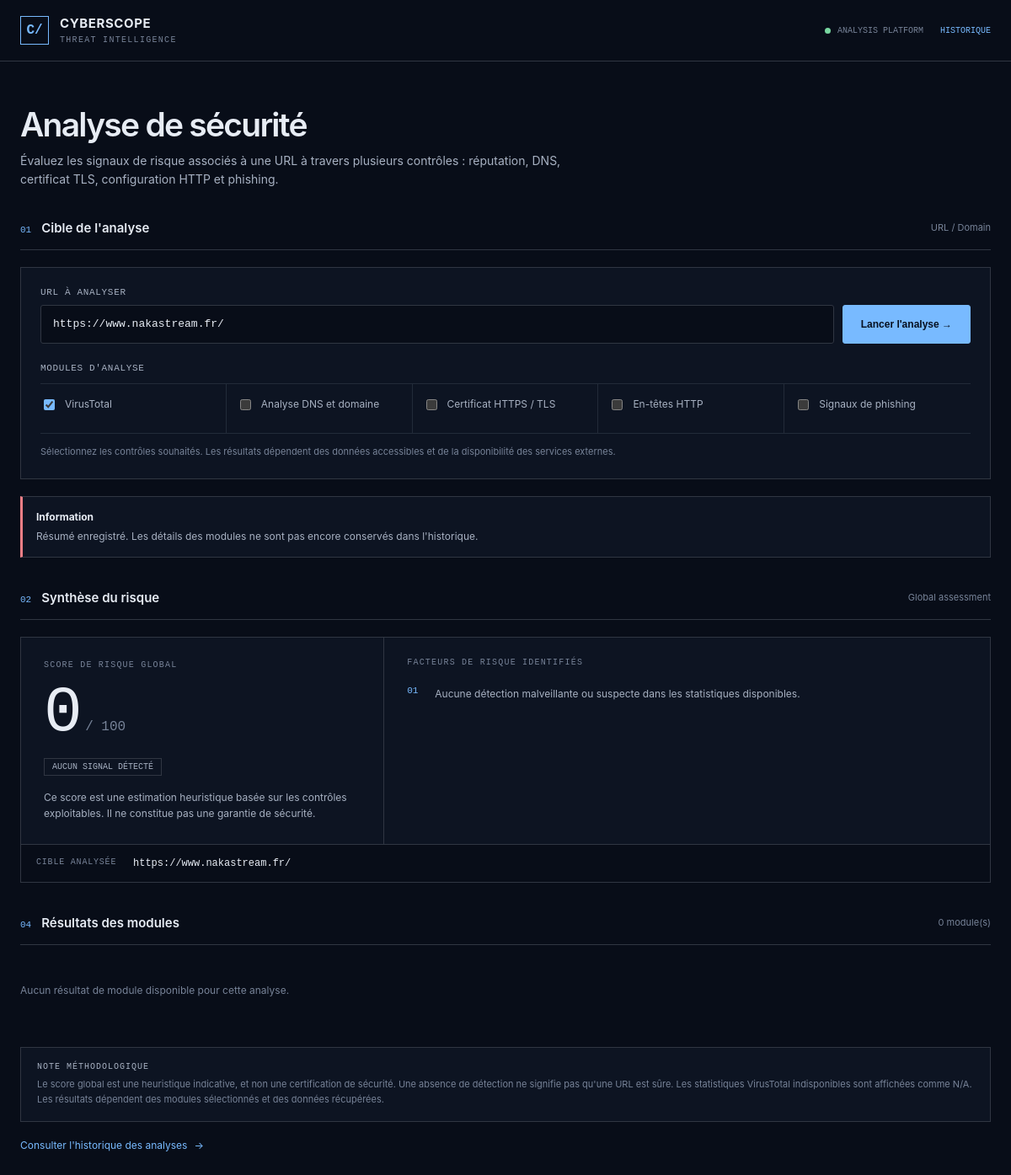
Before: /history/2 with the older database file.
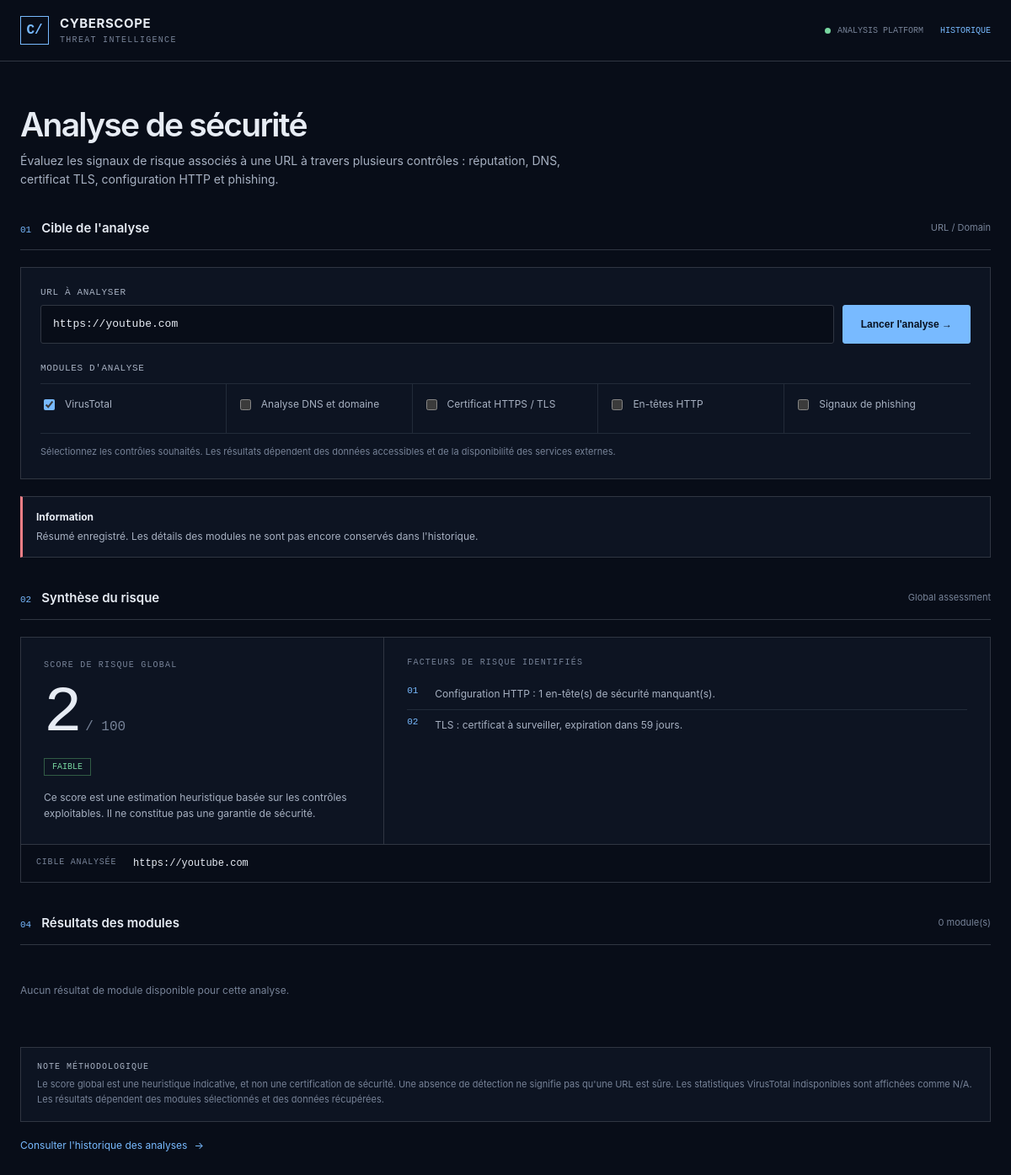
After: the same page with the newer database file.
### tables this page shows
CREATE TABLE analyses (
                id INTEGER PRIMARY KEY AUTOINCREMENT,
                url TEXT NOT NULL,
                created_at TEXT NOT NULL,
                risk_score INTEGER NOT NULL,
                risk_level TEXT NOT NULL,
                malicious INTEGER NOT NULL DEFAULT 0,
                suspicious INTEGER NOT NULL DEFAULT 0,
                harmless INTEGER NOT NULL DEFAULT 0,
                undetected INTEGER NOT NULL DEFAULT 0,
                risk_reasons TEXT NOT NULL DEFAULT '[]'
            );

### src/cyberscope/web.py (the view)
@app.get("/history/{analysis_id}", response_class=HTMLResponse)
def history_detail(request: Request, analysis_id: int):
    record = get_analysis_by_id(analysis_id)
    if record is None:
        return render_home(
            request,
            error="Cette analyse n'existe pas dans l'historique.",
            status_code=404,
        )
    result = {
        "malicious": record["malicious"],
        "suspicious": record["suspicious"],
        "harmless": record["harmless"],
        "undetected": record["undetected"],
        "risk_score": record["risk_score"],
        "risk_level": record["risk_level"],
        "risk_reasons": json.loads(record["risk_reasons"]),
    }
    return render_home(
        request,
        url=record["url"],
        result=result,
        error=(
            "Résumé enregistré. Les détails des modules ne sont pas encore "
            "conservés dans l'historique."
        ),
    )

### src/cyberscope/templates/index.html (shortened to what the changed rows need)
<!DOCTYPE html>
<html lang="fr">
<head>
</head>
<body>
<main class="container">
    <section class="page-intro">
        <h1>Analyse de sécurité</h1>
    </section>
    <section aria-labelledby="analyzer-heading">
        <div class="section-heading">
            <div class="section-title-wrap">
                <h2 id="analyzer-heading">Cible de l'analyse</h2>
            </div>
        </div>
        <form class="analyzer-form" action="/analyze" method="post">
            <div class="url-row">
                <input
                    class="url-input"
                    type="text"
                    id="url"
                    name="url"
                    placeholder="https://example.com"
                    value="{{ url | default('', true) }}"
                    required
                    autocomplete="url"
                    spellcheck="false"
                >
                <button class="primary-button" type="submit">Lancer l'analyse →</button>
            </div>
        </form>
    </section>
    {% if result %}
    <section class="section" aria-labelledby="overview-heading">
        <div class="section-heading">
            <div class="section-title-wrap">
                <span class="section-number">02</span>
                <h2 id="overview-heading">Synthèse du risque</h2>
            </div>
            <span class="section-note">Global assessment</span>
        </div>
        <div class="risk-overview">
            <div class="risk-main">
                <div class="risk-label">Score de risque global</div>
                <div class="risk-score-line">
                    <div class="risk-score">
                        {% if result.risk_score is not none %}
                            {{ result.risk_score }}<small> / 100</small>
                        {% else %}
                            <span style="font-size: 24px; letter-spacing: 0;">N/A</span>
                        {% endif %}
                    </div>
                </div>
                {% set level = result.risk_level | default("Non évalué", true) %}
                {% set level_lower = level | lower %}
                <span class="risk-level
                    {% if level_lower == 'faible' %}low
                    {% elif level_lower == 'modéré' or level_lower == 'modere' %}moderate
                    {% elif level_lower == 'élevé' or level_lower == 'eleve' %}high
                    {% elif level_lower == 'critique' %}critical
                    {% endif %}
                ">{{ level }}</span>
                <p class="risk-explanation">
                    Ce score est une estimation heuristique basée sur les contrôles
                    exploitables. Il ne constitue pas une garantie de sécurité.
                </p>
            </div>
            <div class="risk-reasons">
                <h3 class="subheading">Facteurs de risque identifiés</h3>
                {% if result.risk_reasons %}
                    <ol class="reason-list">
                    {% for reason in result.risk_reasons %}
                        <li>{{ reason }}</li>
                    {% endfor %}
                    </ol>
                {% else %}
                    <p class="empty-reasons">Aucune information de risque disponible.</p>
                {% endif %}
            </div>
        </div>
        <div class="target-strip">
            <div class="target-label">Cible analysée</div>
            <div class="target-value">{{ url }}</div>
        </div>
    </section>
    <section class="section" aria-labelledby="modules-heading">
        <div class="section-heading">
            <div class="section-title-wrap">
                <span class="section-number">04</span>
                <h2 id="modules-heading">Résultats des modules</h2>
            </div>
            <span class="section-note">
                {{ modules_results | default([], true) | length }} module(s)
            </span>
        </div>
        {% if modules_results %}
        <div class="module-list">
            {% for module in modules_results %}
            <article class="analysis-module">
                <div class="module-header">
                    <div>
                        <h3 class="module-title">
                            <span class="module-index">{{ "%02d" | format(loop.index) }}</span>
                            {{ module["title"] | default("Module d'analyse", true) }}
                        </h3>
                    </div>
                    {% set status = module.status | default("unknown", true) %}
                    {% set status_lower = status | lower %}
                    <span class="module-status
                        {% if status_lower == 'success' %}success
                        {% elif status_lower == 'warning' %}warning
                        {% elif status_lower == 'error' %}error
                        {% endif %}
                    ">
                        {% if status_lower == 'success' %}
                            OK
                        {% elif status_lower == 'warning' %}
                            Attention
                        {% elif status_lower == 'error' %}
                            Erreur
                        {% elif status_lower == 'info' %}
                            Info
                        {% else %}
                            {{ status }}
                        {% endif %}
                    </span>
                </div>
                {% if module.summary %}
                <p class="module-summary">{{ module.summary }}</p>
                {% endif %}
                {% if module.warnings %}
                <div class="module-warnings">
                    <ul>
                    {% for warning in module.warnings %}
                        <li>{{ warning }}</li>
                    {% endfor %}
                    </ul>
                </div>
                {% endif %}
                {% if module.details %}
                <dl class="detail-list">
                    {% for key, value in module.details.items() %}
                    <div class="detail-row">
                        <dt>{{ key }}</dt>
                        <dd>{{ render_value(value) }}</dd>
                    </div>
                    {% endfor %}
                </dl>
                {% endif %}
            </article>
            {% endfor %}
        </div>
        {% else %}
            <p class="no-modules">Aucun résultat de module disponible pour cette analyse.</p>
        {% endif %}
    </section>
    <section class="methodology">
        <h2 class="methodology-title">Note méthodologique</h2>
        <p>
            Le score global est une heuristique indicative, et non une certification
            de sécurité. Une absence de détection ne signifie pas qu'une URL est sûre.
            Les statistiques VirusTotal indisponibles sont affichées comme N/A.
            Les résultats dépendent des modules sélectionnés et des données récupérées.
        </p>
    </section>
    {% endif %}
</main>
</body>
</html>

Changed rows visible on the page:
changed analyses: url "https://www.nakastream.fr/" → "https://youtube.com"; risk_score "0" → "2"; risk_level "AUCUN SIGNAL DÉTECTÉ" → "FAIBLE"
Other visible differences:
new list line: "Configuration HTTP : 1 en-tête(s) de sécurité manquant(s)."
new list line: "TLS : certificat à surveiller, expiration dans 59 jours."
list line gone: "Aucune détection malveillante ou suspecte dans les statistiques disponibles."
